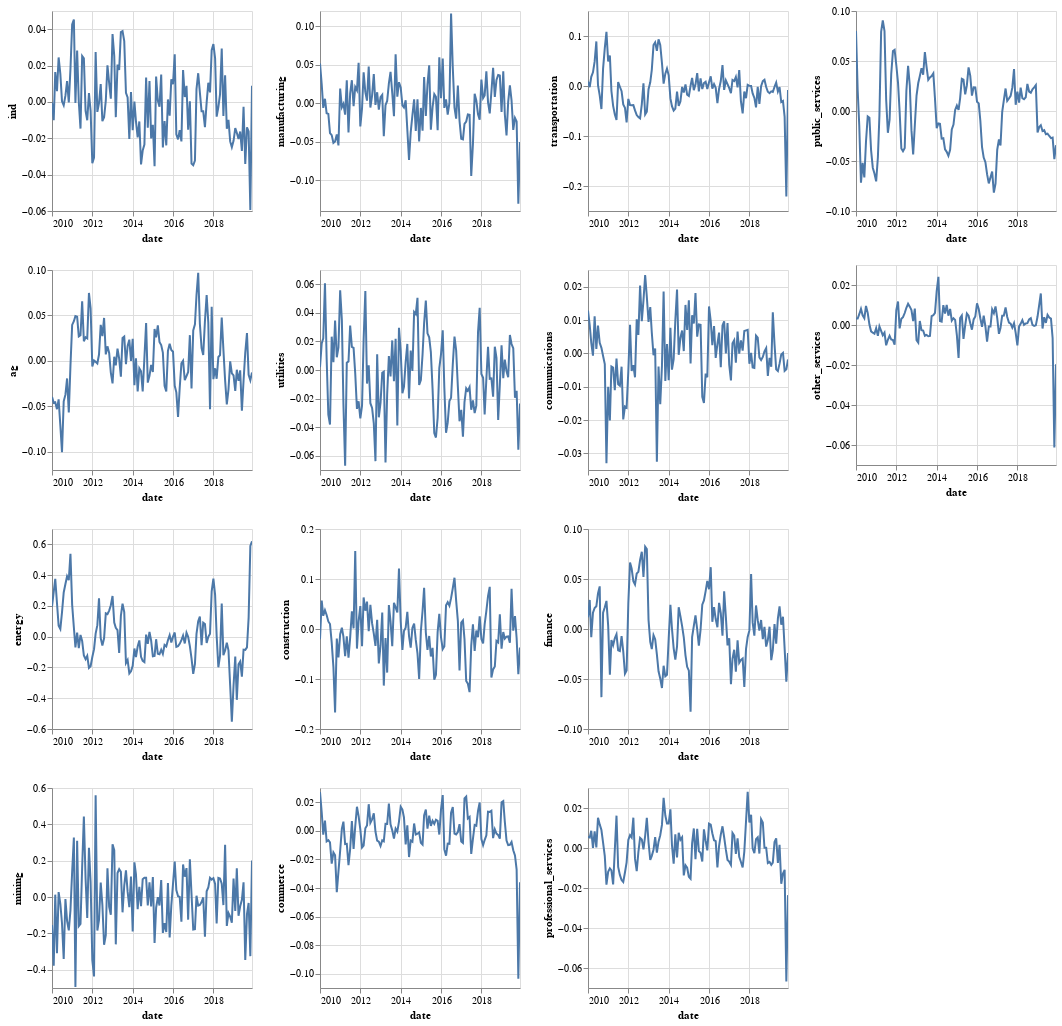

The code cell stored with this chart in its notebook:
### Code cell
g1 = plo.small_mults(log_diff2_eda_df.reset_index(),
               ['ind', 'ag', 'energy', 'mining'])
g2 = plo.small_mults(log_diff2_eda_df.reset_index(),
               ['manufacturing', 'utilities','construction', 'commerce'])
g3 = plo.small_mults(log_diff2_eda_df.reset_index(),
               ['transportation', 'communications','finance', 'professional_services']) 
g4 = plo.small_mults(log_diff2_eda_df.reset_index(),
               ['public_services', 'other_services']) 
g1 | g2 | g3 | g4
